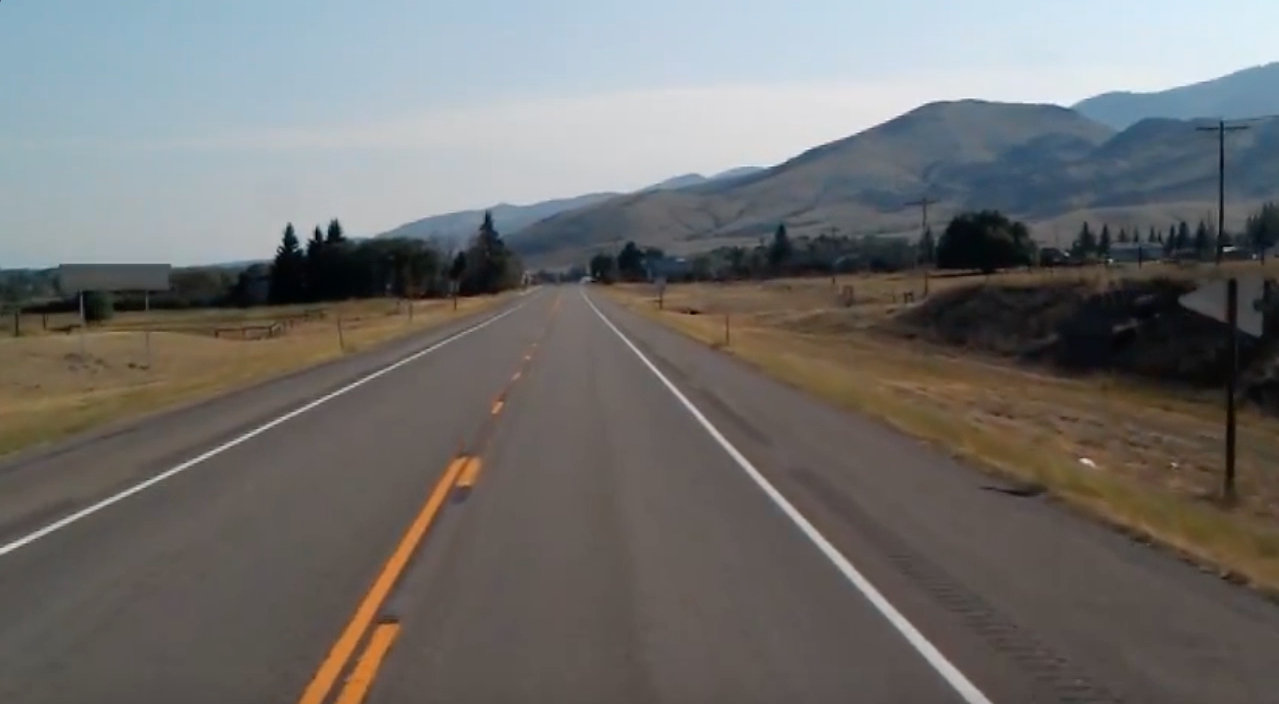
#> input picture data/lane.jpg, 1279 x 704 px, found by its file name
$ jupyter execute --allow-errors 'lane detection.ipynb'
#> lines starting #> are read from the running program, lines starting #| are printed output that depends on the picture; after the words box and inside, x2 and y2 are one past the last pixel; in counts of white or black regions, pixels touching at a corner belong together; pictures that were not available may be replaced by others from this repository, and a replacement may not be noted
[cell 1]
import cv2
import numpy as np
import matplotlib.pyplot as plt

[cell 2]
src=cv2.imread('./data/lane.jpg')
#> src is the input picture: shape (704, 1279, 3); mean B, G, R 109.7, 111.3, 112.3
cv2.imshow('src',src)
cv2.waitKey()
cv2.destroyAllWindows()

cap=cv2.VideoCapture('./data/lane.mp4')
frame_size=(int(cap.get(cv2.CAP_PROP_FRAME_WIDTH)),int(cap.get(cv2.CAP_PROP_FRAME_HEIGHT)))
print('frame_size=',frame_size)

while True:
    retval, frame=cap.read()
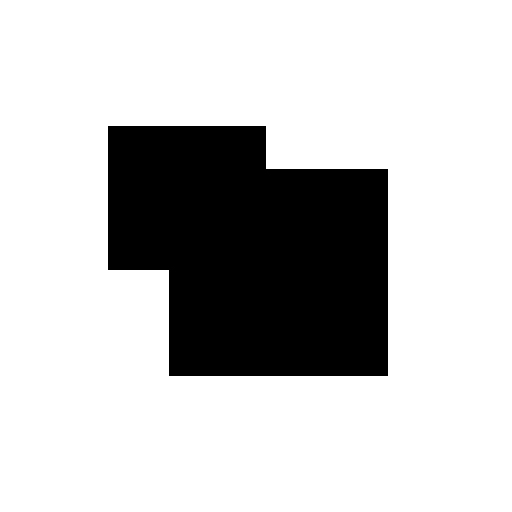
#> input picture data/CornerTest.jpg, 512 x 512 px, given in place of lane.mp4, which was not available
#> frame is the input picture: shape (512, 512, 3); min 0, max 255, mean 198.3
    if not retval:
        break

    cv2.imshow('frame',frame)

    key=cv2.waitKey(25)
#> (key Esc is pressed here)
    if key == 27:
        break

if cap.isOpened():
    cap.release()

cv2.destroyAllWindows()

[cell 3]
lane_image=src.copy()
gray=cv2.cvtColor(lane_image,cv2.COLOR_BGR2GRAY)
blur=cv2.GaussianBlur(gray,(5,5),0)
canny=cv2.Canny(blur,50,150)
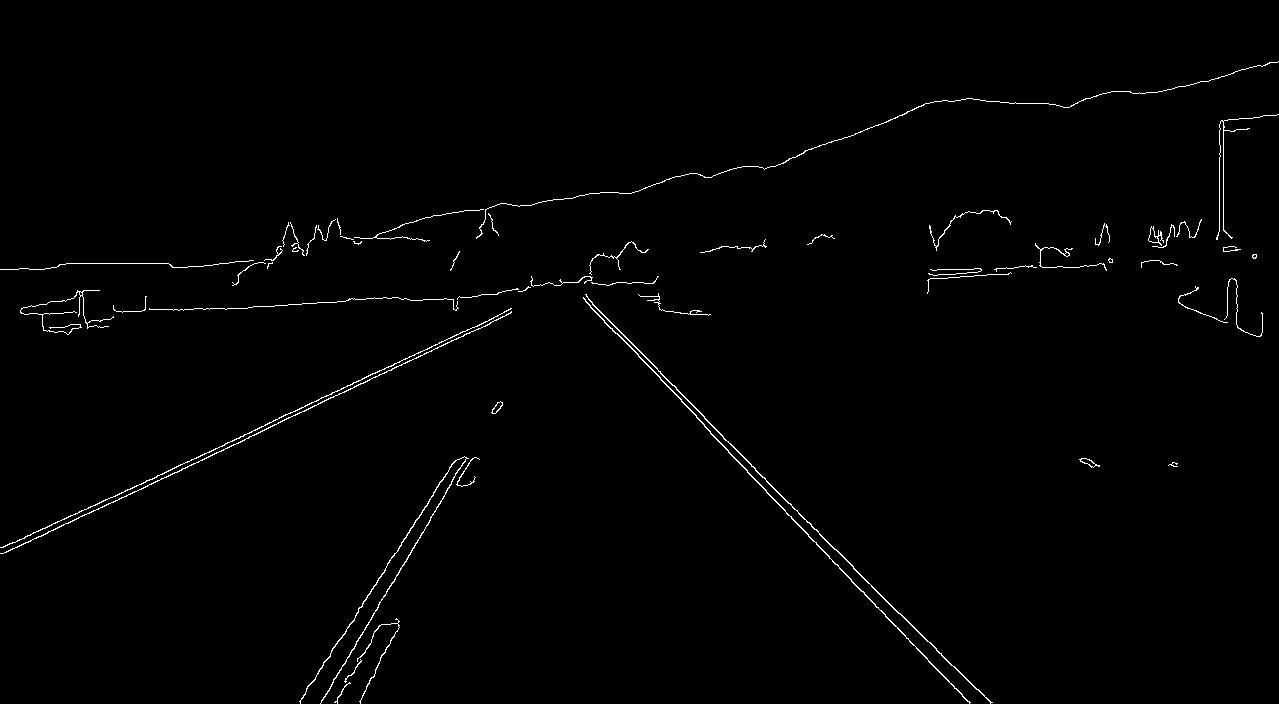
#> canny: shape (704, 1279); 0.98% white in thin lines or dots

plt.figure(figsize=(10,10))
plt.imshow(canny,cmap='gray')

[cell 4]
height=canny.shape[0]
#> height = 704
triangle=np.array([[(200,height),(1100,height),(550,250)]])
#> triangle = [[200, 704], [1100, 704], [550, 250]]
mask=np.zeros_like(canny)
cv2.fillPoly(mask,triangle,255)
#> mask: shape (704, 1279); 22.7% white; 1 white region, box (x1, y1, x2, y2) and area: (200, 250, 1100, 704) 204575
masked_image=cv2.bitwise_and(canny,mask)
#> masked_image: shape (704, 1279); 0.32% white in thin lines or dots, all inside (x1, y1, x2, y2) = (299, 276, 993, 704)

plt.figure(figsize=(10,10))
plt.imshow(masked_image,cmap='gray')

[cell 5]
lines=cv2.HoughLinesP(masked_image,rho=2,theta=np.pi/180.0,threshold=100)
#> lines = 95 rows, first 6: [583, 297, 585, 299], [704, 418, 927, 641], [704, 426, 728, 450], [956, 688, 962, 694], [629, 340, 657, 369], [881, 610, 905, 635]

for line in lines:
    x1,y1,x2,y2=line[0]
    cv2.line(src,(x1,y1),(x2,y2),(0,0,255),2)
#> this loop made 95 passes
#> (x1, y1, x2, y2) on passes 1 to 12: (583, 297, 585, 299), (704, 418, 927, 641), (704, 426, 728, 450), (956, 688, 962, 694), (629, 340, 657, 369), (881, 610, 905, 635), (336, 644, 337, 643), (435, 489, 442, 479), (433, 492, 434, 491), (450, 467, 451, 466), (386, 592, 392, 582), (355, 615, 358, 610)
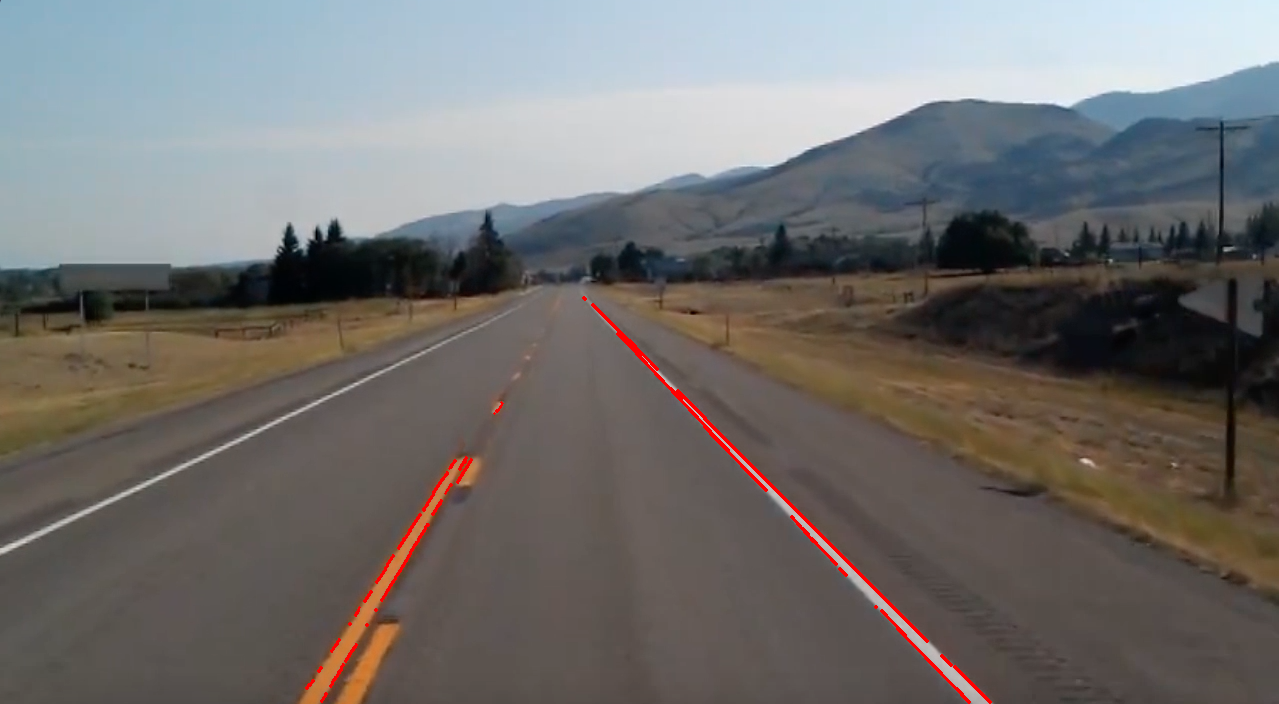
#> src: shape (704, 1279, 3); 0.53% of pixels changed, all inside (x1, y1, x2, y2) = (305, 296, 992, 704)

plt.figure(figsize=(10,10))
plt.imshow(src)

[cell 6]
def LaneDetection(src,roi):
    # canny edge detection
    img=src.copy()
    gray=cv2.cvtColor(img,cv2.COLOR_BGR2GRAY)
    blur=cv2.GaussianBlur(gray,(5,5),0)
    canny=cv2.Canny(blur,50,150)
#> canny: shape (704, 1279); 0.99% white in thin lines or dots

    # select ROI
    height=canny.shape[0]
#> height = 704
    mask=np.zeros_like(canny)
    cv2.fillPoly(mask,roi,255)
    masked_image=cv2.bitwise_and(canny,mask)
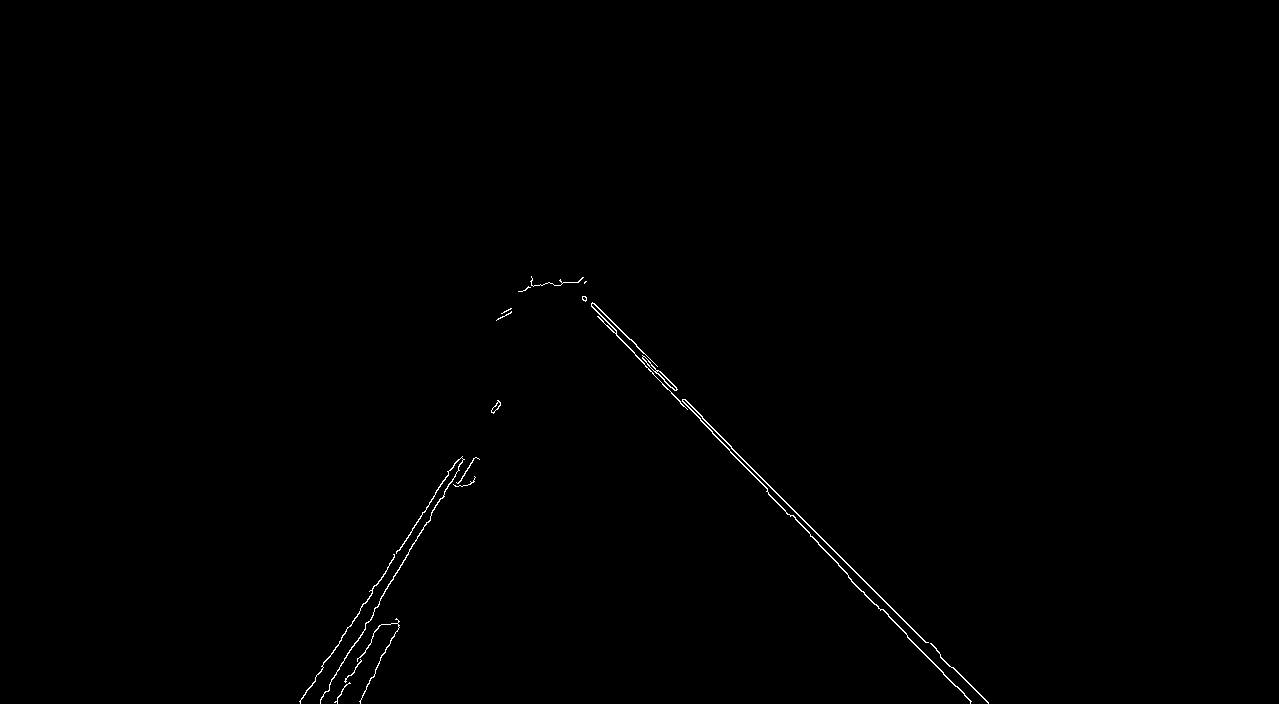
#> masked_image: shape (704, 1279); 0.33% white in thin lines or dots, all inside (x1, y1, x2, y2) = (299, 276, 989, 704)

    # line detection
    lines=cv2.HoughLinesP(masked_image,rho=1,theta=np.pi/180.0,threshold=100)
#> lines = 41 rows, first 6: [702, 418, 926, 642], [598, 316, 603, 321], [591, 306, 616, 331], [913, 642, 970, 701], [731, 448, 925, 642], [838, 565, 848, 575]

    # draw lane
    for line in lines:
        x1,y1,x2,y2=line[0]
        cv2.line(img,(x1,y1),(x2,y2),(0,0,255),2)
#> this loop made 41 passes
#> (x1, y1, x2, y2) on passes 1 to 12: (702, 418, 926, 642), (598, 316, 603, 321), (591, 306, 616, 331), (913, 642, 970, 701), (731, 448, 925, 642), (838, 565, 848, 575), (819, 544, 838, 563), (380, 599, 392, 579), (684, 399, 731, 446), (350, 626, 360, 610), (907, 636, 939, 669), (700, 420, 767, 489)
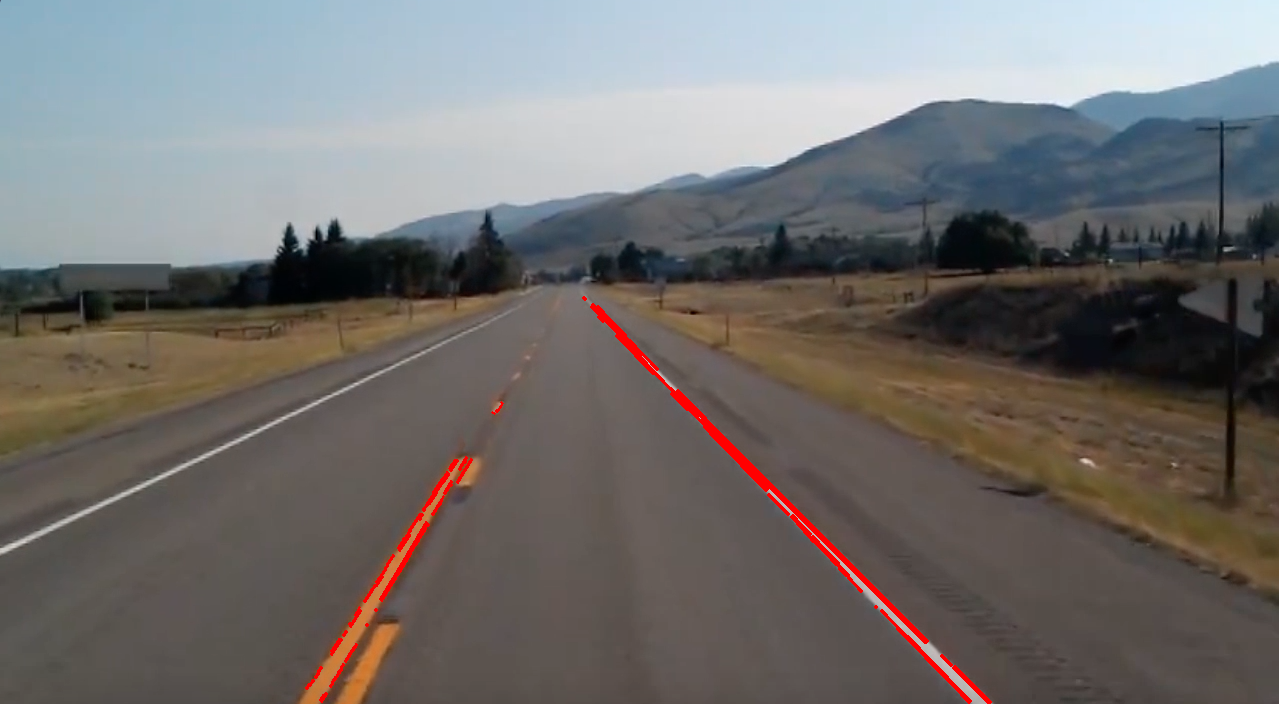
#> img: shape (704, 1279, 3); 0.25% of pixels changed, all inside (x1, y1, x2, y2) = (314, 305, 989, 704)

    return img

[cell 7]
triangle=np.array([[(200,height),(1100,height),(550,250)]])
image=src.copy()
line_image=LaneDetection(image,triangle)

plt.figure(figsize=(10,10))
plt.imshow(masked_image,cmap='gray')

[cell 8]
cap=cv2.VideoCapture('./data/lane.mp4')

frame_size=(int(cap.get(cv2.CAP_PROP_FRAME_WIDTH)),int(cap.get(cv2.CAP_PROP_FRAME_HEIGHT)))
#> frame_size = (512, 512)
print('frame_size=',frame_size)
#| frame_size= (512, 512)

#> (the rest of this cell did not finish here and is left out)

#> in LaneDetection (call 2), `canny=cv2.Canny(blur,50,150)`: canny: shape (512, 512); 0.4% white in thin lines or dots, all inside (x1, y1, x2, y2) = (107, 125, 388, 376)
#> in LaneDetection (call 2), `cv2.fillPoly(mask,roi,255)`:
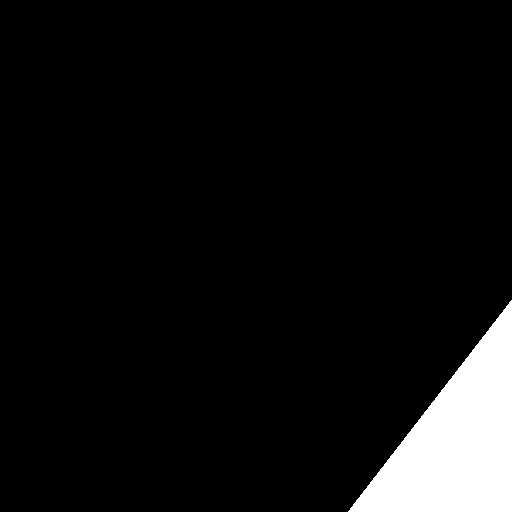
#> mask: shape (512, 512); 6.7% white; 1 white region, box (x1, y1, x2, y2) and area: (348, 300, 512, 512) 17490
#> in LaneDetection (call 2), `masked_image=cv2.bitwise_and(canny,mask)`: masked_image: shape (512, 512); every value is 0
#> in LaneDetection (call 2), `lines=cv2.HoughLinesP(masked_image,rho=1,theta=np.pi/180.0,threshold=1..`: lines = None

    cv2.imshow('frame',frame)
    cv2.imshow('lane',line_image)

    key=cv2.waitKey(25)
    if key == 27:
        break

if cap.isOpened():
    cap.release()

cv2.destroyAllWindows()
